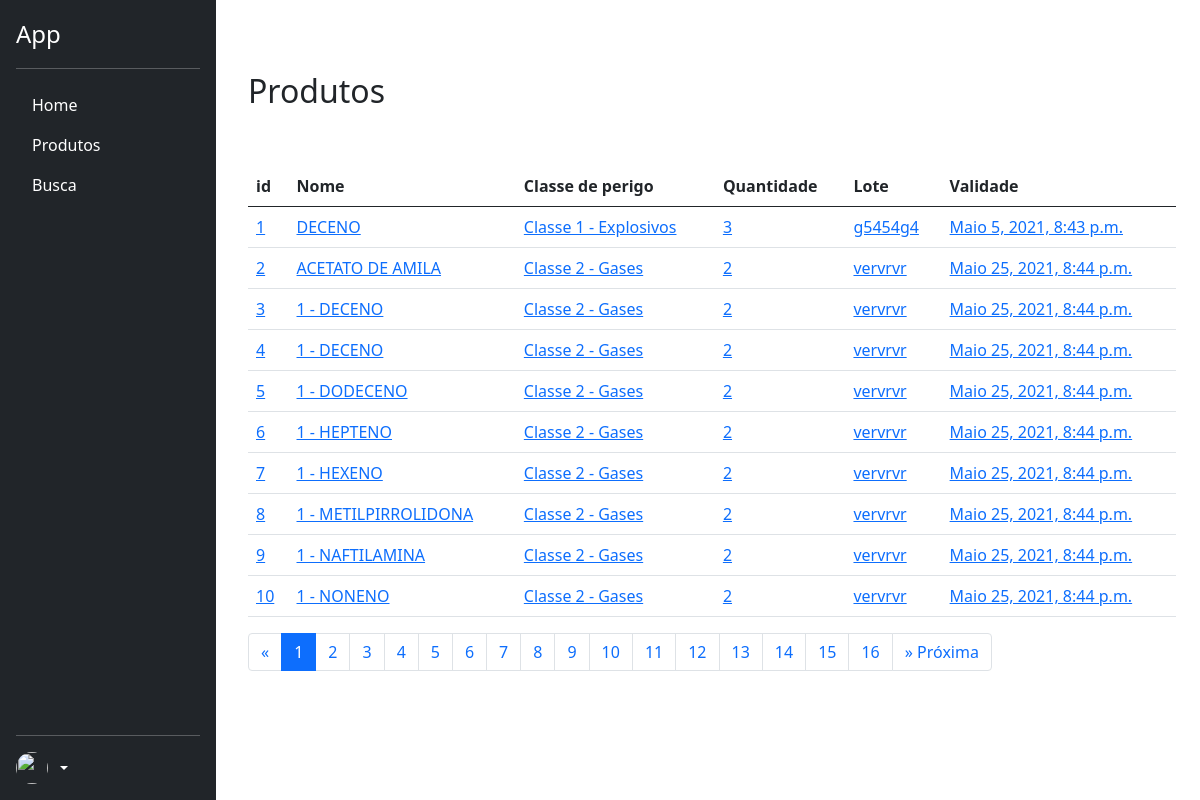
/produtos (signed in), run on the app's committed database.
### core/models.py (models this page shows, shortened)
class Produto(models.Model):
    nome = models.CharField('Nome', max_length=100)
    sinonimo = models.CharField('Sinonimo', max_length=100)
    classe_de_perigo = models.ForeignKey(ClasseDePerigo, on_delete=models.CASCADE)
    sub_classe_de_perigo = models.ForeignKey(SubClassesDePerigo, on_delete=models.CASCADE)
    simbolo_ghs = models.ForeignKey(SimboloGHS, on_delete=models.CASCADE)
    incompatibilidade = models.CharField('Incompatibilidade', max_length=100)
    local_armazenamento = models.ForeignKey(LocalArmazenamento, on_delete=models.CASCADE)
    quantidade = models.IntegerField('Quantidade')
    lote = models.CharField('Lote', max_length=100)
    validate = models.DateTimeField('Data de Validade')
    link_FISPQ = models.CharField('link FISPQ', max_length=100)
    residuo = models.CharField('Residuo', max_length=100)

class ClasseDePerigo(models.Model):
    nome = models.CharField('Nome', max_length=100)
    def __str__(self):
        return f'{self.nome}'

### core/views.py (the view)
# urls.py: path('produtos', views.ProdutoListView.as_view(), name='produtos'),
class ProdutoListView(LoginRequiredMixin, ListView):
    template_name = "core/produtos.html"
    paginate_by = 10
    model = Produto
    ordering = 'id'

### core/templates/core/produtos.html
{% extends "core/base.html" %}
{% block content %}
<div class="col-10 p-4 ps-5">
    <h2 class="pb-5 pt-5">Produtos</h2>
    <table class="table">
        <thead>
        <tr>
            <th scope="col">id</th>
            <th scope="col">Nome</th>
            <th scope="col">Classe de perigo</th>
            <th scope="col">Quantidade</th>
            <th scope="col">Lote</th>
            <th scope="col">Validade</th>
        </tr>
        </thead>
        <tbody>
        {% for produto in page_obj %}
        <tr>
            <td><a href="{% url 'produto' produto.id %}">{{ produto.id }}</a></td>
            <td><a href="{% url 'produto' produto.id %}">{{ produto.nome }}</a></td>
            <td><a href="{% url 'produto' produto.id %}">{{ produto.classe_de_perigo }}</a></td>
            <td><a href="{% url 'produto' produto.id %}">{{ produto.quantidade }}</a></td>
            <td><a href="{% url 'produto' produto.id %}">{{ produto.lote }}</a></td>
            <td><a href="{% url 'produto' produto.id %}">{{ produto.validate }}</a></td>
        </tr>
        {% endfor %}
        </tbody>
    </table>
    {% include 'core/paginacao.html' %}
</div>
{% endblock %}

### core/static/main.css (style rules this page uses)
html, body { height: 100%; }
body { margin: 0; font-family: var(--bs-font-sans-serif); font-size: 1rem; font-weight: 400; line-height: 1.5; color: #212529; background-color: #fff; -webkit-text-size-adjust: 100%; -webkit-tap-highlight-color: transparent; }

### data on the page
Produto: id "1", nome "DECENO", classe_de_perigo "Classe 1 - Explosivos", quantidade "3", lote "g5454g4", validate "Maio 5, 2021, 8:43 p.m."
Produto: id "2", nome "ACETATO DE AMILA", classe_de_perigo "Classe 2 - Gases", quantidade "2", lote "vervrvr", validate "Maio 25, 2021, 8:44 p.m."
Produto: id "3", nome "1 - DECENO", classe_de_perigo "Classe 2 - Gases", quantidade "2", lote "vervrvr", validate "Maio 25, 2021, 8:44 p.m."
Produto: id "4", nome "1 - DECENO", classe_de_perigo "Classe 2 - Gases", quantidade "2", lote "vervrvr", validate "Maio 25, 2021, 8:44 p.m."
Produto: id "5", nome "1 - DODECENO", classe_de_perigo "Classe 2 - Gases", quantidade "2", lote "vervrvr", validate "Maio 25, 2021, 8:44 p.m."
Produto: id "6", nome "1 - HEPTENO", classe_de_perigo "Classe 2 - Gases", quantidade "2", lote "vervrvr", validate "Maio 25, 2021, 8:44 p.m."
Produto: id "7", nome "1 - HEXENO", classe_de_perigo "Classe 2 - Gases", quantidade "2", lote "vervrvr", validate "Maio 25, 2021, 8:44 p.m."
Produto: id "8", nome "1 - METILPIRROLIDONA", classe_de_perigo "Classe 2 - Gases", quantidade "2", lote "vervrvr", validate "Maio 25, 2021, 8:44 p.m."
Produto: id "9", nome "1 - NAFTILAMINA", classe_de_perigo "Classe 2 - Gases", quantidade "2", lote "vervrvr", validate "Maio 25, 2021, 8:44 p.m."
Produto: id "10", nome "1 - NONENO", classe_de_perigo "Classe 2 - Gases", quantidade "2", lote "vervrvr", validate "Maio 25, 2021, 8:44 p.m."

### other printed values
{{ num }} "1"
{{ num }} "2" "3" "4" "5" "6" "7" "8" "9" "10" "11" "12" "13" "14" "15" "16"
